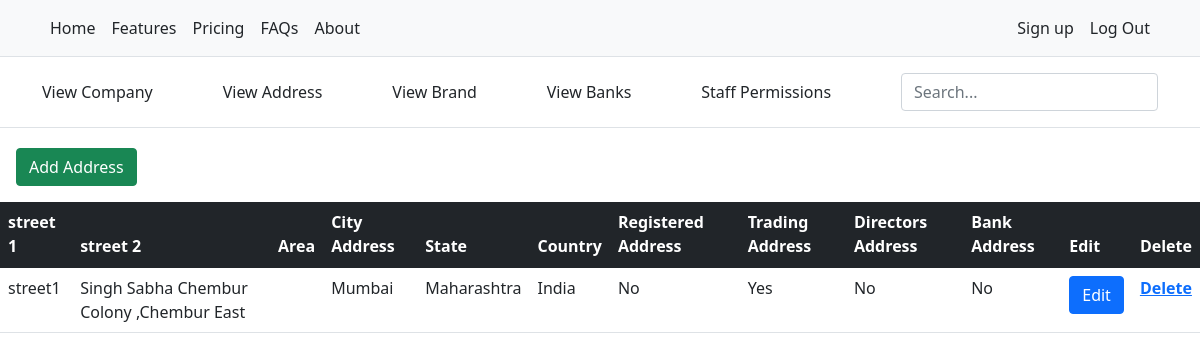
The page /address (signed in) on the database as committed earlier.
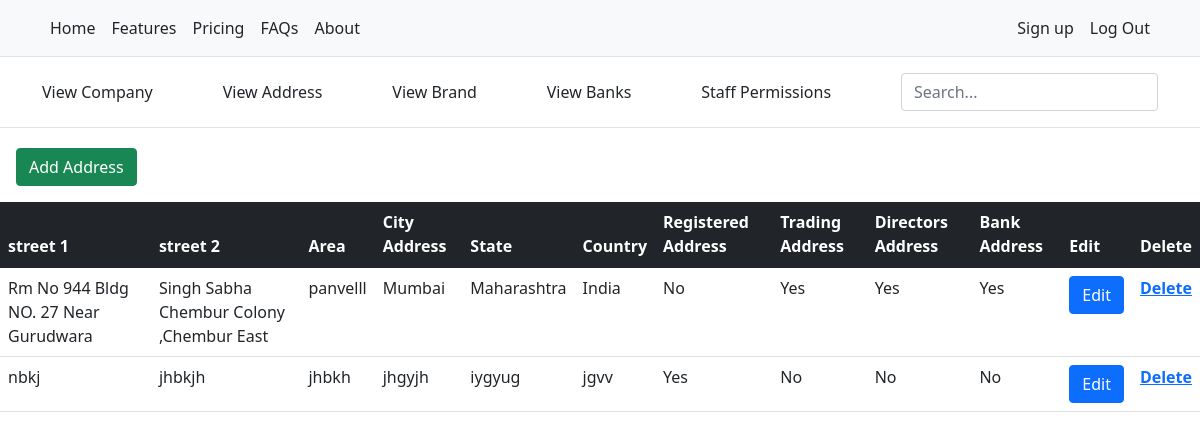
The same page on the database as committed later.
### Business_Admin/models.py (models this page shows, shortened)
class Address(models.Model):
    user = models.ForeignKey('auth.user', on_delete=models.CASCADE, blank=True, null=True)
    street1 = models.CharField(max_length=200, help_text='Enter street address 1')
    street2 = models.CharField(max_length=200, blank=True, help_text='Enter street address 2')
    area = models.CharField(max_length=200, blank=True, help_text='Enter area')
    city = models.CharField(max_length=200, help_text='Enter city')
    state = models.CharField(max_length=200, help_text='Enter state')
    country = models.CharField(max_length=200, help_text='Enter country')
    registered_address = models.BooleanField(help_text='Click to select as registered address')
    trading_address = models.BooleanField(help_text='Click to select as trading address')
    directors_address = models.BooleanField(help_text='Click to select as director address')
    my_bank_address = models.BooleanField(help_text='Click to select as Bank address', blank=True, default=False)

### Business_Admin/views.py (the view, shortened to what this page needs)
# urls.py: path('address', login_required(AddressView.as_view()), name='address_view'),
class AddressView(View):
    def get(self, request):
        data = {'address':Address.objects.filter(user=request.user)}
        return render(request, 'business_admin/address.html', data)

### templates/business_admin/address.html (shortened to what this page needs)
{% extends 'base/base.html' %}{% load static %}{% block title %}Address{% endblock %} {% block stylesheets %}{% endblock %} {% block container %} {% include 'business_admin/header2.html' %}
<div>
    <a href="/" class="btn btn-success m-3">Add Address</a>
</div>
<div>
    <table class="table">
        <thead class="table-dark">
            <tr>
                <th>street 1</th>
                <th>street 2</th>
                <th>Area</th>
                <th>City Address</th>
                <th>State</th>
                <th>Country</th>
                <th>Registered Address</th>
                <th>Trading Address</th>
                <th>Directors Address</th>
                <th>Bank Address</th>
                <th>Edit</th>
                <th>Delete</th>
            </tr>
        </thead>
        <tbody>
            {% for i in address %}
            <tr>
                <td>{{i.street1}}</td>
                <td>{{i.street2}}</td>
                <td>{{i.area}}</td>
                <td>{{i.city}}</td>
                <td>{{i.state}}</td>
                <td>{{i.country}}</td>
                <td>{% if i.registered_address == True %}Yes {% else %}No {% endif %}</td>
                <td>{% if i.trading_address == True %}Yes {% else %}No {% endif %}</td>
                <td>{% if i.directors_address == True %}Yes {% else %}No {% endif %}</td>
                <td>{% if i.my_bank_address == True %}Yes {% else %}No {% endif %}</td>
                <td><button class="btn btn-primary" type="button" data-bs-toggle="offcanvas" data-bs-target="#offcanvasRight" aria-controls="offcanvasRight">Edit</button></td>
                <th><a href="/address/{{i.id}}">Delete</a></th>
            </tr>
            {% endfor %}
        </tbody>
    </table>
</div>
{% endblock %} {% block javascripts %} {% endblock %}

Rows that differ between the two databases and show on the page:
removed Address: street1 "street1", street2 "Singh Sabha Chembur Colony ,Chembur East", city "Mumbai", state "Maharashtra", country "India", registered_address "No", trading_address "Yes", directors_address "No", my_bank_address "No"
added Address: street1 "Rm No 944 Bldg NO. 27 Near Gurudwara", street2 "Singh Sabha Chembur Colony ,Chembur East", area "panvelll", city "Mumbai", state "Maharashtra", country "India", registered_address "No", trading_address "Yes", directors_address "Yes", my_bank_address "Yes"
added Address: street1 "nbkj", street2 "jhbkjh", area "jhbkh", city "jhgyjh", state "iygyug", country "jgvv", registered_address "Yes", trading_address "No", directors_address "No", my_bank_address "No"
